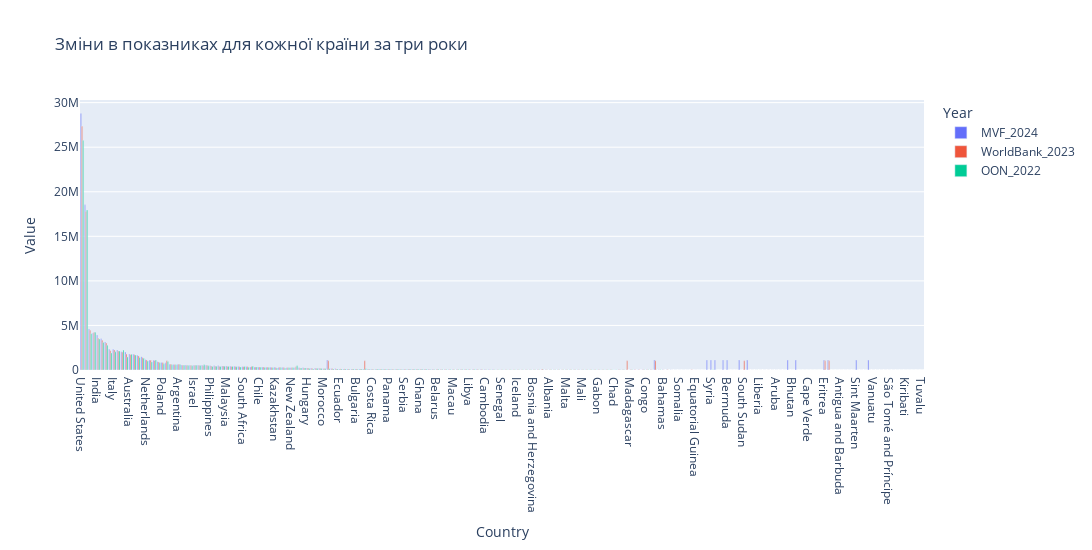

Notebook code cell kept with this figure:
### Code cell
df_long = df_to_use.melt(id_vars = "Country", var_name = "Year", value_name = "Value")

fig = px.bar(df_long, x = "Country", y = "Value", 
             color = "Year", barmode = "group", 
             title = "Зміни в показниках для кожної країни за три роки")

fig.update_layout(width = 3700, height = 550)

fig.show()

### Figure 1 — Plotly figure (JSON) as saved in the notebook; plotly's stock layout.template omitted (floating-point values rounded to 4 significant figures; data arrays with more than 128 entries replaced by an {"elided": "..."} marker saying what was removed)
{"data": [{"alignmentgroup": "True", "hovertemplate": "Year=MVF_2024<br>Country=%{x}<br>Value=%{y}<extra></extra>", "legendgroup": "MVF_2024", "marker": {"color": "#636efa", "pattern": {"shape": ""}}, "name": "MVF_2024", "offsetgroup": "MVF_2024", "orientation": "v", "showlegend": true, "textposition": "auto", "type": "bar", "x": {"elided": "209 str values"}, "xaxis": "x", "y": {"elided": "209 float values"}, "yaxis": "y"}, {"alignmentgroup": "True", "hovertemplate": "Year=WorldBank_2023<br>Country=%{x}<br>Value=%{y}<extra></extra>", "legendgroup": "WorldBank_2023", "marker": {"color": "#EF553B", "pattern": {"shape": ""}}, "name": "WorldBank_2023", "offsetgroup": "WorldBank_2023", "orientation": "v", "showlegend": true, "textposition": "auto", "type": "bar", "x": {"elided": "209 str values"}, "xaxis": "x", "y": {"elided": "209 float values"}, "yaxis": "y"}, {"alignmentgroup": "True", "hovertemplate": "Year=OON_2022<br>Country=%{x}<br>Value=%{y}<extra></extra>", "legendgroup": "OON_2022", "marker": {"color": "#00cc96", "pattern": {"shape": ""}}, "name": "OON_2022", "offsetgroup": "OON_2022", "orientation": "v", "showlegend": true, "textposition": "auto", "type": "bar", "x": {"elided": "209 str values"}, "xaxis": "x", "y": {"elided": "209 float values"}, "yaxis": "y"}], "layout": {"barmode": "group", "height": 550, "legend": {"title": {"text": "Year"}, "tracegroupgap": 0}, "title": {"text": "Зміни в показниках для кожної країни за три роки"}, "width": 3700, "xaxis": {"anchor": "y", "domain": [0, 1], "title": {"text": "Country"}}, "yaxis": {"anchor": "x", "domain": [0, 1], "title": {"text": "Value"}}}}
